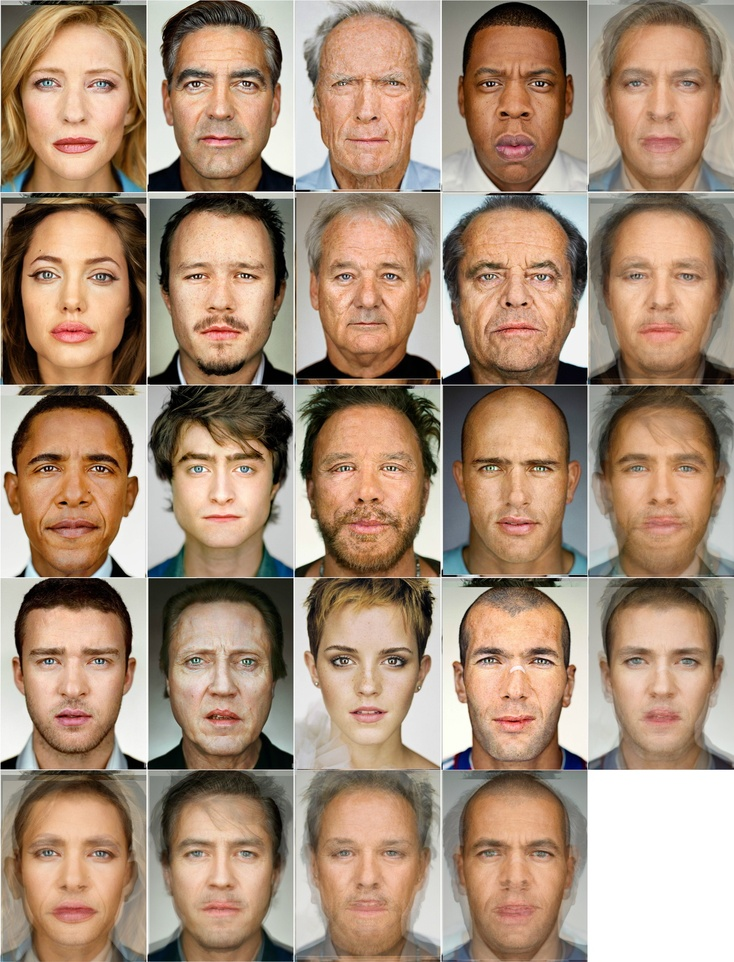
#> input picture skin_Images/7742382396_6b54eedb08_o.jpg, 734 x 962 px, shrunk from 1562 x 2047 before the run, found by its file name; its folder holds only this picture in this run
$ python HSV_color_space.py skin_Images/7742382396_6b54eedb08_o.jpg
#> lines starting #> are read from the running program, lines starting #| are printed output that depends on the picture; after the words box and inside, x2 and y2 are one past the last pixel; in counts of white or black regions, pixels touching at a corner belong together
# https://nalinc.github.io/blog/2018/skin-detection-python-opencv/

# Required modules
import cv2
import numpy as np
import matplotlib.pyplot as plt

import os
import sys
from colorama import init, Fore

if(len(sys.argv) != 2):
     print("ERROR: The format should be <<< python HSV_color_space.py <image file> >>>")
     exit()

filename = sys.argv[1]

min_HSV = np.array([0, 58, 30], dtype = "uint8")
max_HSV = np.array([33, 255, 255], dtype = "uint8")
# Geting the image
image = cv2.imread('skin_Images/' + filename)
#> image is the input picture: shape (962, 734, 3); mean B, G, R 119.4, 140.9, 167.3
imageHSV = cv2.cvtColor(image, cv2.COLOR_BGR2HSV)
#> imageHSV: shape (962, 734, 3); mean H, S, V 23.2, 86.7, 168.7
skinRegionHSV = cv2.inRange(imageHSV, min_HSV, max_HSV)
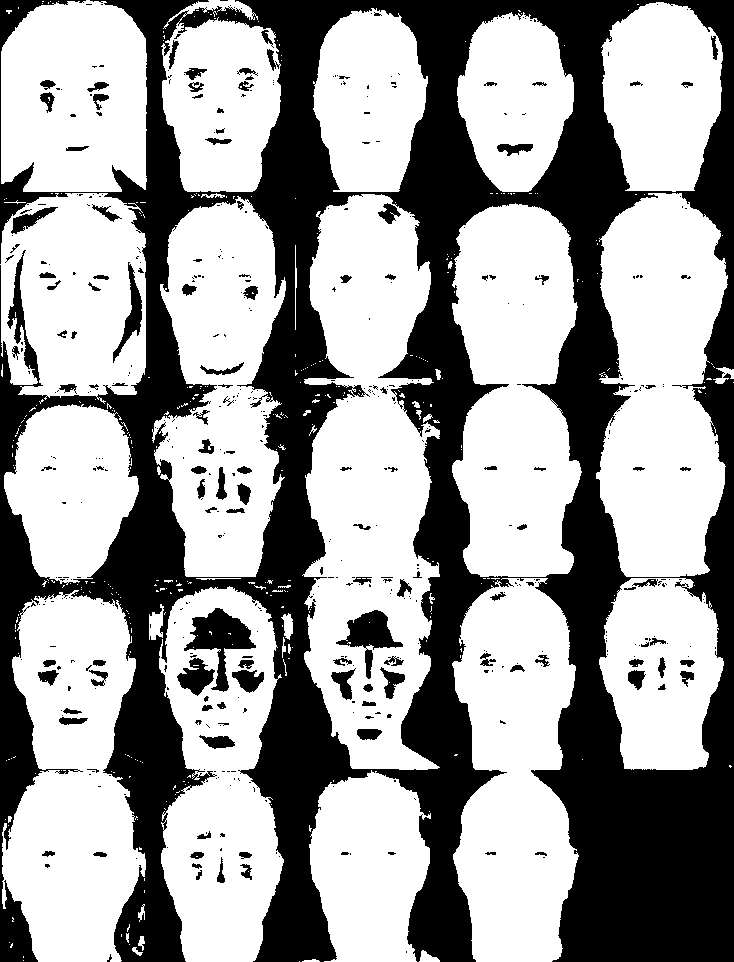
#> skinRegionHSV: shape (962, 734); 61.7% white; 487 black regions (362 under 20 px), largest, box (x1, y1, x2, y2) and area: (0, 0, 734, 962) 253480, (184, 608, 256, 692) 2276, (336, 610, 403, 679) 1607

skinHSV = cv2.bitwise_and(image, image, mask = skinRegionHSV)
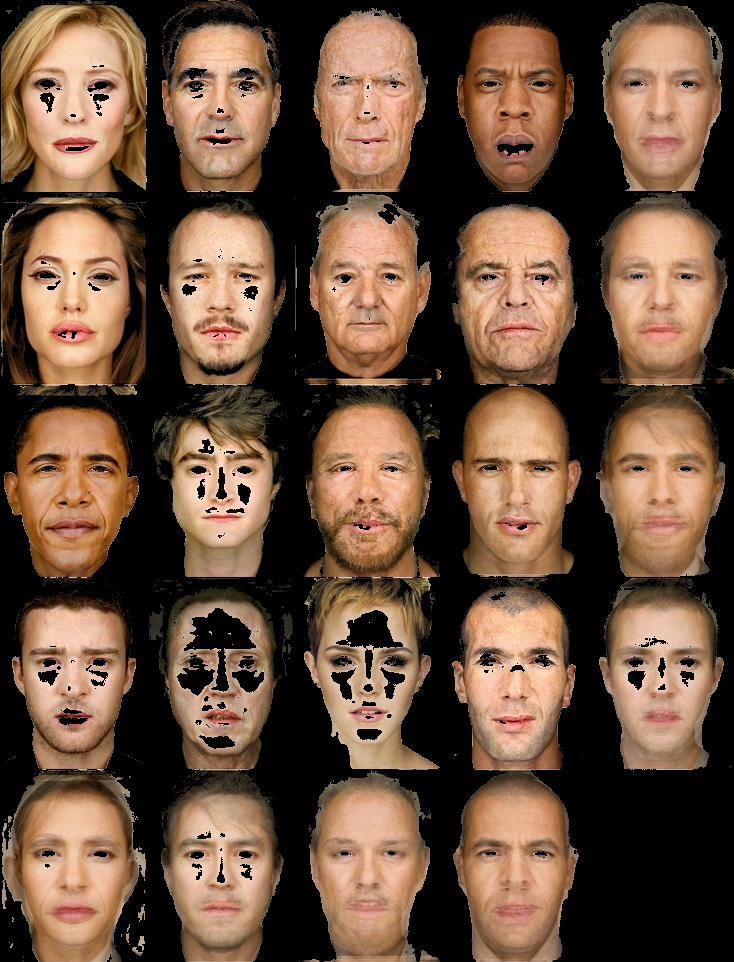
#> skinHSV: shape (962, 734, 3); mean B, G, R 59.6, 79, 105.2

# Get the current working directory
#   and create result folder for processed images
result_path = os.getcwd() + "/result_Images/HSV_color_space"
if not os.path.exists(result_path):
    os.makedirs(result_path)

cv2.imwrite(result_path+"/hsv_"+filename, np.hstack([image, skinHSV]))
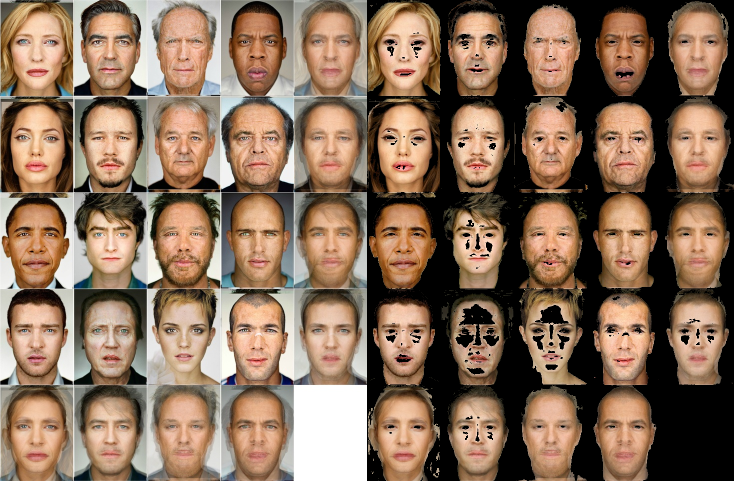
#> saved as 7742382396_6b54eedb08_o.jpg: shape (962, 1468, 3) (shown at 1/2 size); mean B, G, R 89.5, 110, 136.2

print(Fore.BLUE + "The " + filename + Fore.GREEN + " image is saved to" + Fore.CYAN + " result_Images/HSV_color_space." + Fore.LIGHTWHITE_EX)

$ run again, on skin_Images/skin12.jpg
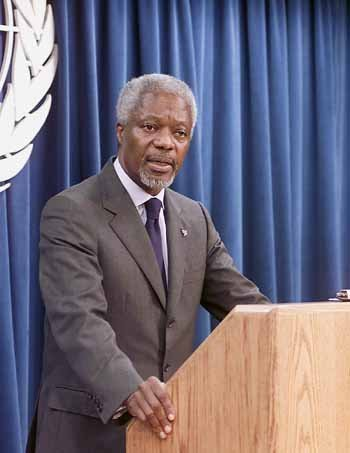
#> input picture skin_Images/skin12.jpg, 350 x 453 px, found by its file name
#> image is the input picture: shape (453, 350, 3); mean B, G, R 121.2, 104.8, 110.3
#> imageHSV: shape (453, 350, 3); mean H, S, V 96.5, 88.4, 138.2
#> `skinRegionHSV = cv2.inRange(imageHSV, min_HSV, max_HSV)`:
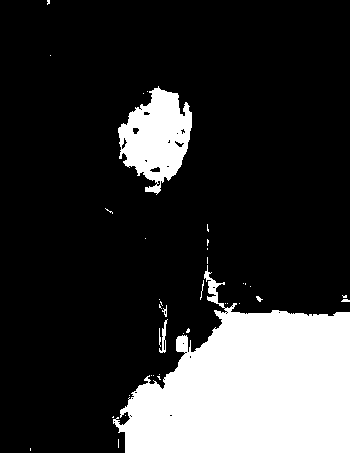
#> skinRegionHSV: shape (453, 350); 20.3% white; 39 white regions (31 under 20 px), largest, box (x1, y1, x2, y2) and area: (113, 265, 350, 453) 27061, (118, 86, 192, 195) 4756, (159, 319, 168, 353) 110
#> `cv2.imwrite(result_path+"/hsv_"+filename, np.hstack([image, skinHSV]))`:
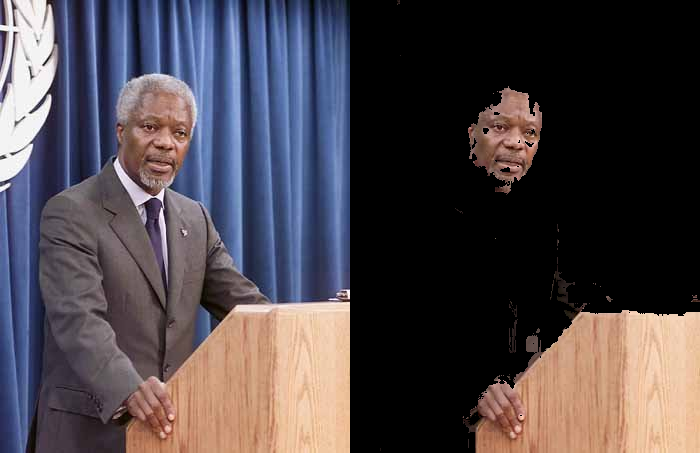
#> saved as skin12.jpg: shape (453, 700, 3); mean B, G, R 73.2, 67.7, 75.1

$ run again, on skin_Images/skin2.png
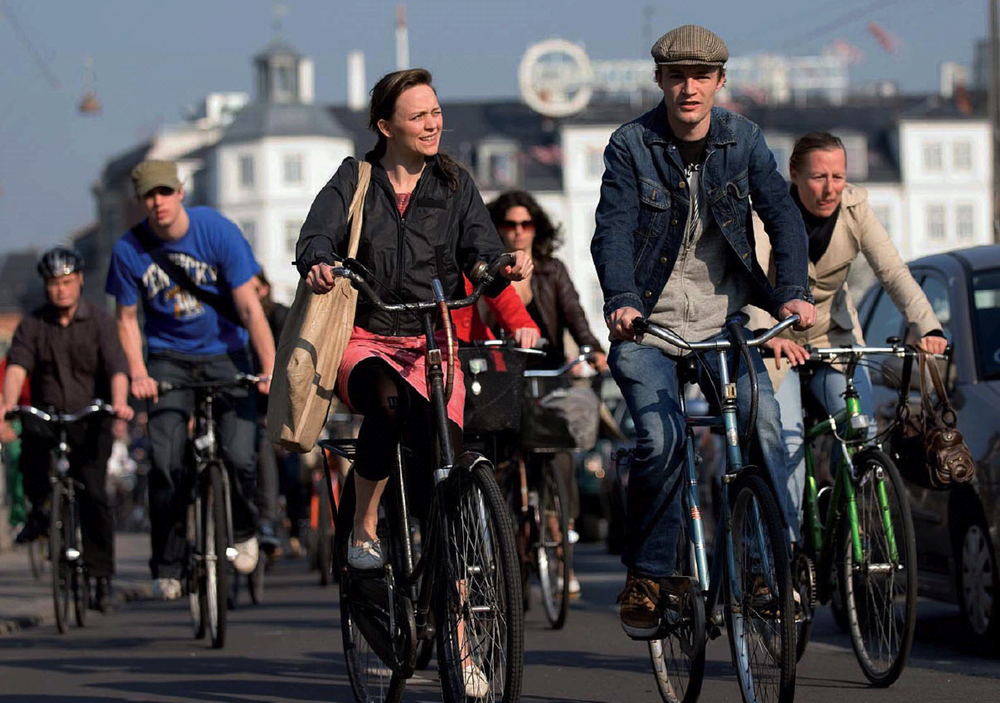
#> input picture skin_Images/skin2.png, 1000 x 703 px, shrunk from 1207 x 848 before the run, found by its file name
#> image is the input picture: shape (703, 1000, 3); mean B, G, R 79.5, 75.5, 77.9
#> imageHSV: shape (703, 1000, 3); mean H, S, V 82.8, 75.9, 88.6
#> `skinRegionHSV = cv2.inRange(imageHSV, min_HSV, max_HSV)`:
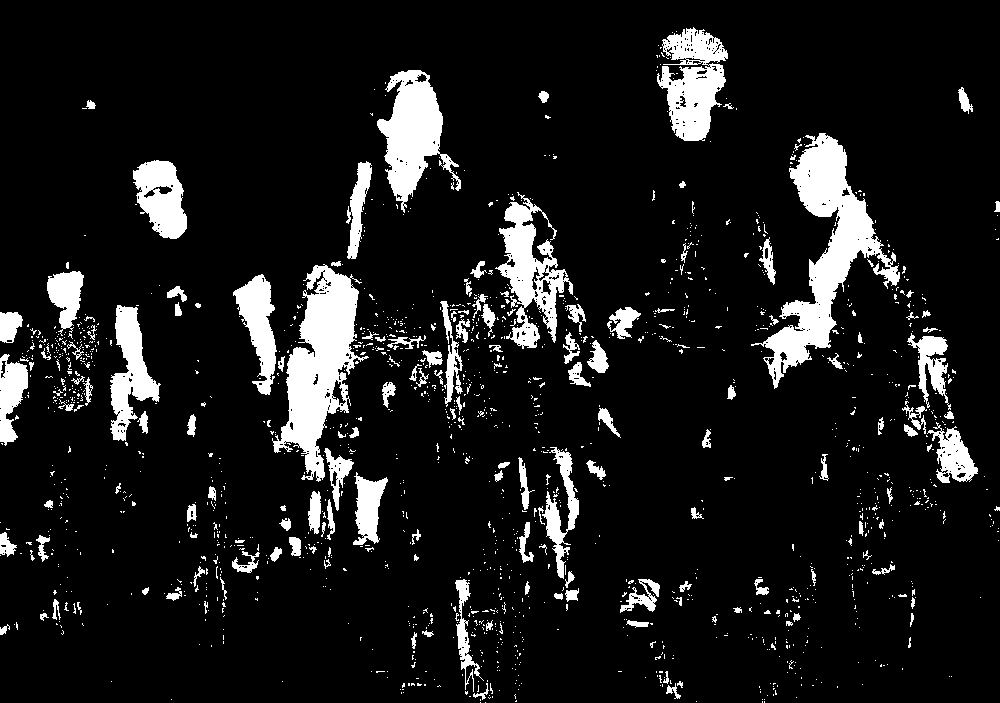
#> skinRegionHSV: shape (703, 1000); 10.5% white; 1583 white regions (1420 under 20 px), largest, box (x1, y1, x2, y2) and area: (751, 133, 900, 389) 10502, (272, 264, 369, 482) 9178, (377, 70, 461, 213) 5542
#> `cv2.imwrite(result_path+"/hsv_"+filename, np.hstack([image, skinHSV]))`:
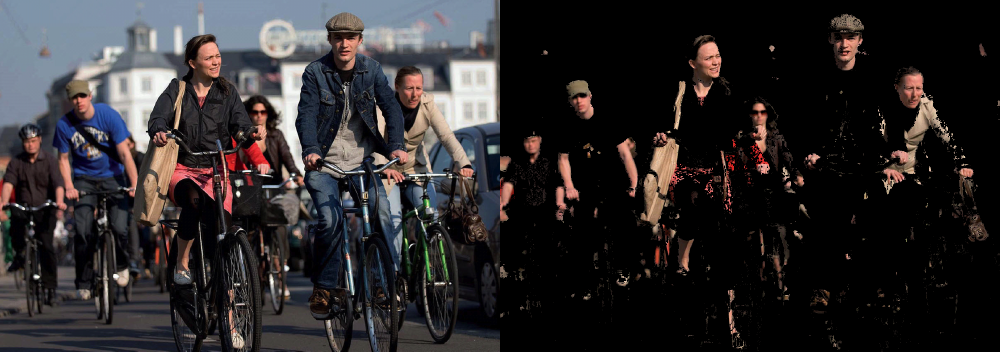
#> saved as skin2.png: shape (703, 2000, 3) (shown at 1/2 size); mean B, G, R 43.7, 42.5, 45.6

$ run again, on skin_Images/skin3.png
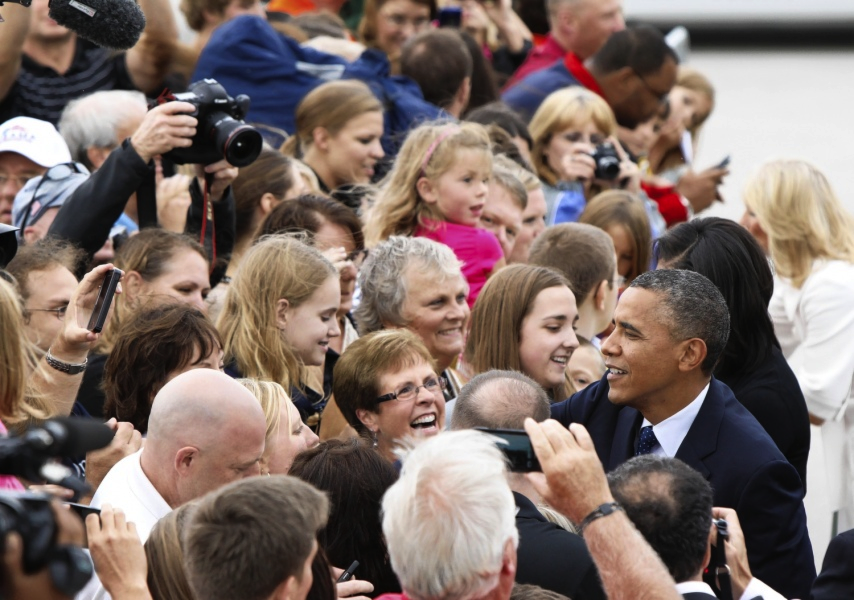
#> input picture skin_Images/skin3.png, 854 x 600 px, found by its file name
#> image is the input picture: shape (600, 854, 3); mean B, G, R 103.6, 109.9, 126.8
#> imageHSV: shape (600, 854, 3); mean H, S, V 37.9, 65.7, 130.2
#> `skinRegionHSV = cv2.inRange(imageHSV, min_HSV, max_HSV)`:
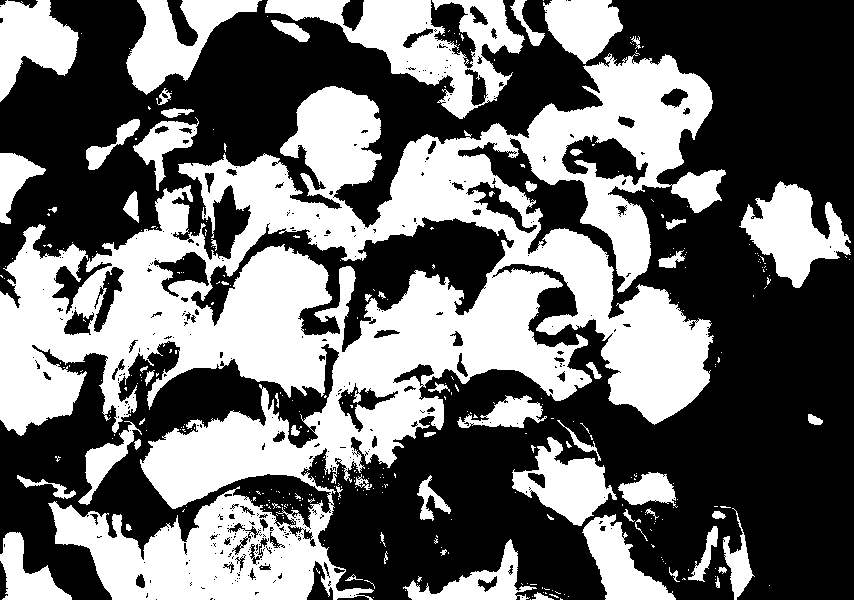
#> skinRegionHSV: shape (600, 854); 42.5% white; 360 white regions (297 under 20 px), largest, box (x1, y1, x2, y2) and area: (0, 53, 726, 600) 158401, (265, 0, 525, 119) 11380, (739, 181, 851, 288) 5893
#> `cv2.imwrite(result_path+"/hsv_"+filename, np.hstack([image, skinHSV]))`:
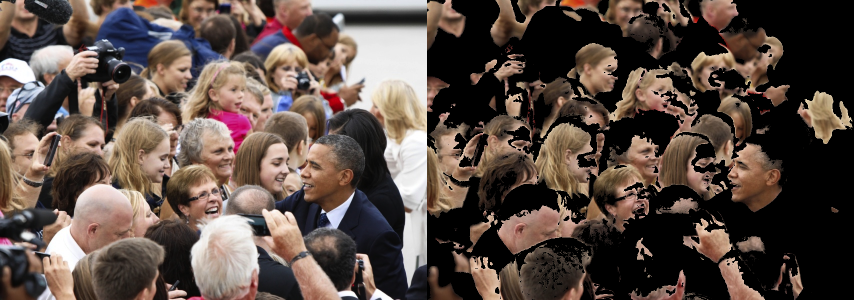
#> saved as skin3.png: shape (600, 1708, 3) (shown at 1/2 size); mean B, G, R 69.5, 76.6, 91.3

$ run again, on skin_Images/skin1.jpg
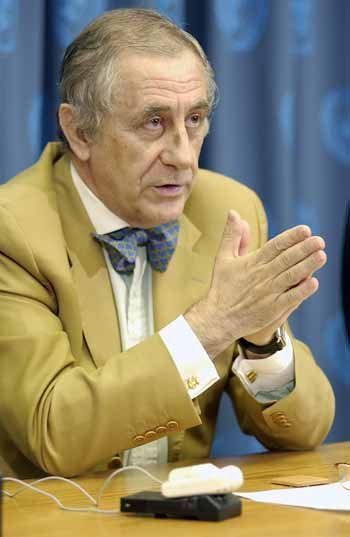
#> input picture skin_Images/skin1.jpg, 350 x 537 px, found by its file name
#> image is the input picture: shape (537, 350, 3); mean B, G, R 107.9, 135.3, 144
#> imageHSV: shape (537, 350, 3); mean H, S, V 47.7, 115.9, 160.9
#> `skinRegionHSV = cv2.inRange(imageHSV, min_HSV, max_HSV)`:
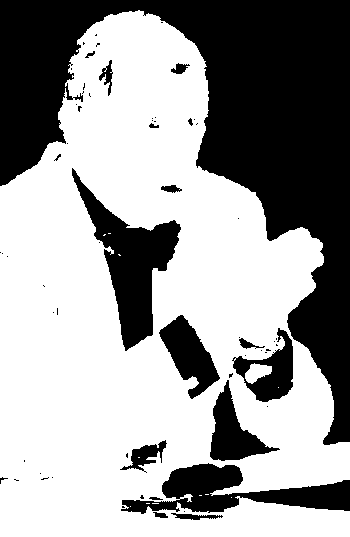
#> skinRegionHSV: shape (537, 350); 61.2% white; 63 black regions (46 under 20 px), largest, box (x1, y1, x2, y2) and area: (0, 0, 350, 445) 52640, (72, 168, 181, 351) 6634, (121, 463, 350, 514) 5327
#> `cv2.imwrite(result_path+"/hsv_"+filename, np.hstack([image, skinHSV]))`:
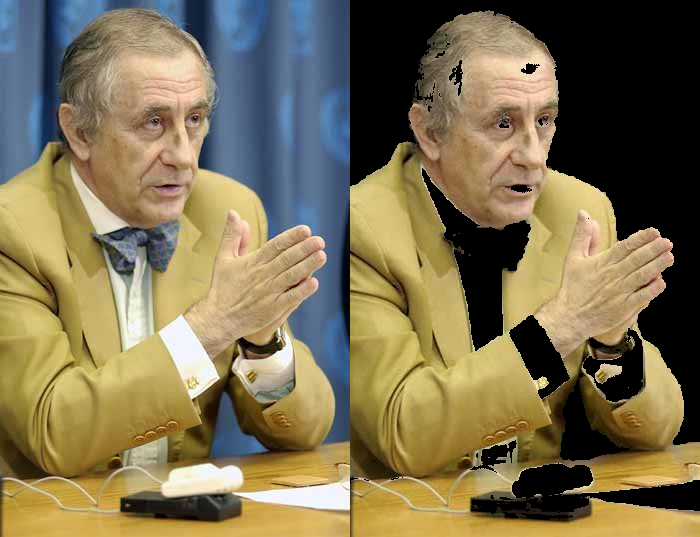
#> saved as skin1.jpg: shape (537, 700, 3); mean B, G, R 81.1, 112.5, 124.7
